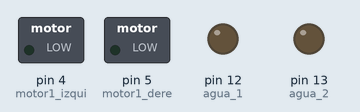
A sketch run on a simulated Arduino Uno, built with avr-gcc and run on an emulated ATmega328P. Shown: switched loads named in the sketch (green lamp = pin HIGH), output pins drawn as LEDs (lit = HIGH).

Above: at 0.1 s.
At 1.1 s:
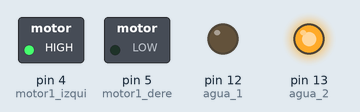
Timing chart, 0 to 2.6 s (numbered marks = the images above):
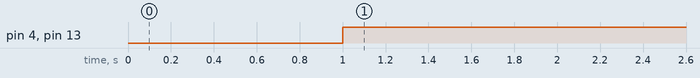

The sketch:

sketch_agua_central.ino
```cpp
const char* ssid = "catamaran";
const char* password = "12345678";

const int agua_1 = 12; //D6
const int agua_2 = 13; //D7
const int motor1_dere = 5; //D1
const int motor1_izqui = 4; //D2

int initPWM = 150;  //tener en cuenta que el maximo es 255  = HIGH


void setup() {
  Serial.begin(9600);
  pinMode(agua_1, OUTPUT);
  pinMode(agua_2, OUTPUT);
  pinMode(motor1_dere, OUTPUT);
  pinMode(motor1_izqui, OUTPUT);
  delay(1000);
}


void loop() {
  digitalWrite(agua_1, LOW);
  digitalWrite(agua_2, HIGH);
  digitalWrite(motor1_dere, LOW);
  digitalWrite(motor1_izqui, HIGH);
}
```

Measured:
- by itself, pin 4 (motor1_izqui), pin 13 (agua_2): LOW → HIGH at 1.0 s
